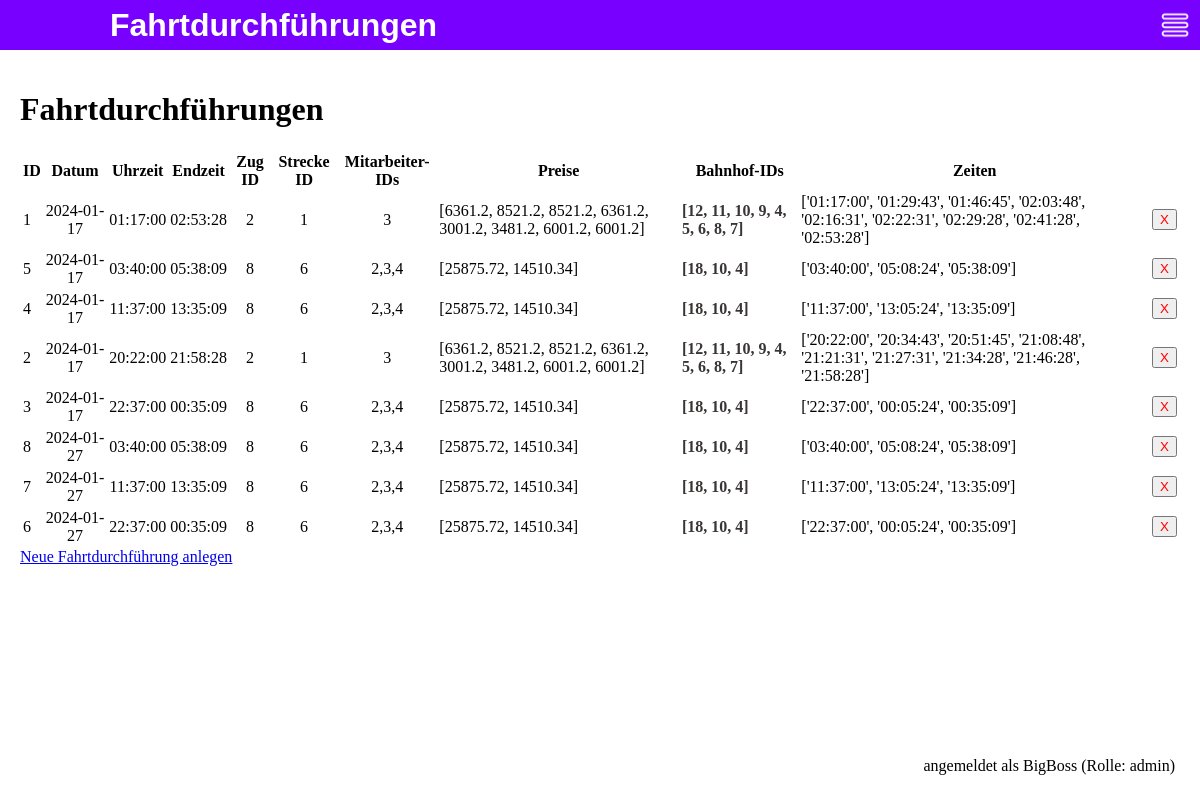
Page /fahrtdurchfuehrungen/ (signed in) on the committed database.
### app/models.py (models this page shows, shortened)
class Fahrtdurchführung(db.Model):
    id = db.Column(db.Integer, primary_key=True)
    datum = db.Column(db.Date, nullable=False)
    zeit = db.Column(db.Time)
    endzeit = db.Column(db.Time)
    zug_id = db.Column(db.Integer)
    line = db.Column(db.Integer)
    mitarbeiter_ids = db.Column(db.String)
    preise = db.Column(db.String)
    bahnhof_ids = db.Column(db.String)
    bahnhof_names = db.Column(db.String)
    zeiten = db.Column(db.String)

class User(UserMixin, db.Model):
    id = db.Column(db.Integer, primary_key=True)
    username = db.Column(db.String(64), index=True, unique=True)
    email = db.Column(db.String(120), index=True, unique=True)
    password_hash = db.Column(db.String(128))
    role = db.Column(db.String(10), default="user")

### app/routes.py (the view)
@main.route('/fahrtdurchfuehrungen/')
@login_required
def fahrtdurchfuehrungen():
    alle_fahrtdurchfuehrungen = Fahrtdurchführung.query.order_by(Fahrtdurchführung.datum, Fahrtdurchführung.zeit).all()
    return render_template('fahrtdurchfuehrungen.html', page_name='Fahrtdurchführungen', user=current_user, fahrtdurchfuehrungen=alle_fahrtdurchfuehrungen)

### run.py (called while the page is built)
@login_manager.user_loader
def load_user(user_id):
    return User.query.get(int(user_id))

### templates/fahrtdurchfuehrungen.html
{% extends "base.html" %}
{% block content %}
<body>
<h1>Fahrtdurchführungen</h1>
<table>
    <tr>
        <th>ID</th>
        <th style="text-align: center;">Datum</th>
        <th style="text-align: center;">Uhrzeit</th>
        <th style="text-align: center;">Endzeit</th>
        <th style="text-align: center;">Zug ID</th>
        <th style="text-align: center;">Strecke ID</th>
        <th style="text-align: center;">Mitarbeiter-IDs</th>
        <th>Preise</th>
        <th>Bahnhof-IDs</th>
        <th>Zeiten</th>
    </tr>
    {% for fahrt in fahrtdurchfuehrungen %}
    <tr>
        <td>{{ fahrt.id }}</td>
        <td style="text-align: center;">{{ fahrt.datum }}</td>
        <td style="text-align: center;">{{ fahrt.zeit }}</td>
        <td style="text-align: center;">{{ fahrt.endzeit }}</td>
        <td style="text-align: center;">{{ fahrt.zug_id }}</td>
        <td style="text-align: center;">{{ fahrt.line }}</td>
        <td style="text-align: center;">{{ fahrt.mitarbeiter_ids }}</td>
        <td>{{ fahrt.preise }}</td>
        <td title="{{ fahrt.bahnhof_names }}" style="font-weight: bold; color: rgb(58, 53, 53); cursor: default;">{{ fahrt.bahnhof_ids }}</td>
        <td>{{ fahrt.zeiten }}</td>
        <td>
            <form action="{{ url_for('main.loesche_fahrtdurchfuehrung', id=fahrt.id) }}" method="POST">
                <button type="submit" style="color: red;">X</button>
            </form>
        </td>
    </tr>
    {% endfor %}
</table>
<a href="/neue_fahrtdurchfuehrung">Neue Fahrtdurchführung anlegen</a>
</body>
{% endblock %}

### templates/base.html (shortened to what this page needs)
<!DOCTYPE html>
<html>
<head>
</head>
<body style="margin: 0px">
<div style="background-color: rgb(119, 0, 255); height: 50px; display: flex; justify-content: space-between; align-items: center; padding: 0 10px;">
    <h1 class="page-name">{{ page_name }}</h1>
    <img id="menu-icon" src="{{ url_for('static', filename='icons/menu_icon.png') }}" style="width: 30px; height: 30px; cursor: pointer;">
</div>
<div style="padding: 20px;">
    {% block content %}{% endblock %}
</div>
<div style="position: fixed; bottom: 20px; right: 20px; background-color: white; padding: 5px;">
    {% if current_user.username %}
    angemeldet als {{ current_user.username}} (Rolle: {{current_user.role}})
    {% endif %}
</div>
</body>
</html>

### templates/base.html (style rules this page uses)
.page-name { font-family: "Helvetica"; font-weight: bold; color: white; margin-left: 100px; }

### rows in the picture
Fahrtdurchführung: id "1", datum "2024-01-17", zeit "01:17:00", endzeit "02:53:28", zug_id "2", line "1", mitarbeiter_ids "3", preise "[6361.2, 8521.2, 8521.2, 6361.2, 3001.2, 3481.2, 6001.2, 6001.2]", bahnhof_ids "[12, 11, 10, 9, 4, 5, 6, 8, 7]", zeiten "['01:17:00', '01:29:43', '01:46:45', '02:03:48', '02:16:31', '02:22:31', '02:29:28', '02:41:28', '02:53:28']"
Fahrtdurchführung: id "5", datum "2024-01-17", zeit "03:40:00", endzeit "05:38:09", zug_id "8", line "6", mitarbeiter_ids "2,3,4", preise "[25875.72, 14510.34]", bahnhof_ids "[18, 10, 4]", zeiten "['03:40:00', '05:08:24', '05:38:09']"
Fahrtdurchführung: id "4", datum "2024-01-17", zeit "11:37:00", endzeit "13:35:09", zug_id "8", line "6", mitarbeiter_ids "2,3,4", preise "[25875.72, 14510.34]", bahnhof_ids "[18, 10, 4]", zeiten "['11:37:00', '13:05:24', '13:35:09']"
Fahrtdurchführung: id "2", datum "2024-01-17", zeit "20:22:00", endzeit "21:58:28", zug_id "2", line "1", mitarbeiter_ids "3", preise "[6361.2, 8521.2, 8521.2, 6361.2, 3001.2, 3481.2, 6001.2, 6001.2]", bahnhof_ids "[12, 11, 10, 9, 4, 5, 6, 8, 7]", zeiten "['20:22:00', '20:34:43', '20:51:45', '21:08:48', '21:21:31', '21:27:31', '21:34:28', '21:46:28', '21:58:28']"
Fahrtdurchführung: id "3", datum "2024-01-17", zeit "22:37:00", endzeit "00:35:09", zug_id "8", line "6", mitarbeiter_ids "2,3,4", preise "[25875.72, 14510.34]", bahnhof_ids "[18, 10, 4]", zeiten "['22:37:00', '00:05:24', '00:35:09']"
Fahrtdurchführung: id "8", datum "2024-01-27", zeit "03:40:00", endzeit "05:38:09", zug_id "8", line "6", mitarbeiter_ids "2,3,4", preise "[25875.72, 14510.34]", bahnhof_ids "[18, 10, 4]", zeiten "['03:40:00', '05:08:24', '05:38:09']"
Fahrtdurchführung: id "7", datum "2024-01-27", zeit "11:37:00", endzeit "13:35:09", zug_id "8", line "6", mitarbeiter_ids "2,3,4", preise "[25875.72, 14510.34]", bahnhof_ids "[18, 10, 4]", zeiten "['11:37:00', '13:05:24', '13:35:09']"
Fahrtdurchführung: id "6", datum "2024-01-27", zeit "22:37:00", endzeit "00:35:09", zug_id "8", line "6", mitarbeiter_ids "2,3,4", preise "[25875.72, 14510.34]", bahnhof_ids "[18, 10, 4]", zeiten "['22:37:00', '00:05:24', '00:35:09']"
User: username "BigBoss", role "admin"

### other values in the picture
{{ page_name }} "Fahrtdurchführungen"
